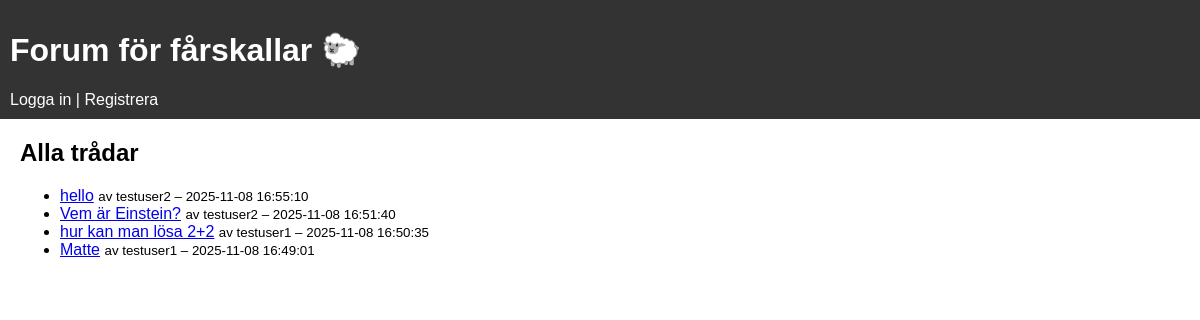
The page / on the database its author committed.
### tables this page shows
CREATE TABLE topics (
    id INTEGER PRIMARY KEY AUTOINCREMENT,
    title TEXT NOT NULL,
    user_id INTEGER,
    created_at TIMESTAMP DEFAULT CURRENT_TIMESTAMP,
    FOREIGN KEY(user_id) REFERENCES users(id)
);

CREATE TABLE users (
    id INTEGER PRIMARY KEY AUTOINCREMENT,
    username TEXT UNIQUE NOT NULL,
    password_hash TEXT NOT NULL,
    fullname TEXT,
    created_at TIMESTAMP DEFAULT CURRENT_TIMESTAMP
);

### app.py (the view)
@app.route("/")
def index():
    db = get_db()
    topics = db.execute("""
        SELECT topics.id, topics.title, topics.created_at, users.username
        FROM topics JOIN users ON topics.user_id = users.id
        ORDER BY topics.created_at DESC
    """).fetchall()
    return render_template("index.html", topics=topics)

### app.py (called while the page is built)
def get_db():
    if "db" not in g:
        g.db = sqlite3.connect(DATABASE)
        g.db.row_factory = sqlite3.Row
    return g.db

### templates/index.html
{% extends "base.html" %}
{% block content %}
<h2>Alla trådar</h2>
<ul>
{% for topic in topics %}
  <li>
    <a href="/topic/{{ topic.id }}">{{ topic.title }}</a>
    <small>av {{ topic.username }} – {{ topic.created_at }}</small>
  </li>
{% else %}
  <p>Inga trådar ännu. Skapa en ny!</p>
{% endfor %}
</ul>
{% endblock %}

### templates/base.html (shortened to what this page needs)
<!DOCTYPE html>
<html lang="sv">
<head>
  <link rel="stylesheet" href="{{ url_for('static', filename='style.css') }}">
</head>
<body>
  <header>
    <h1><a href="/">Forum för fårskallar 🐑</a></h1>
    <nav>
      {% if session.get('user_id') %}
        <span>Inloggad som {{ session.username }}</span> |
        <a href="/new_topic">Ny tråd</a> |
        <a href="/logout">Logga ut</a>
      {% else %}
        <a href="/login">Logga in</a> |
        <a href="/register">Registrera</a>
      {% endif %}
    </nav>
  </header>
  <main>
    {% block content %}{% endblock %}
  </main>
</body>
</html>

### static/style.css (style rules this page uses)
body { font-family: Arial, sans-serif; background: white; margin: 0; padding: 0; }
header { background: #333; color: white; padding: 10px; }
header a { color: white; text-decoration: none; }
main { margin: 20px; }

### rows shown on the page
topics: title "hello", username "testuser2", created_at "2025-11-08 16:55:10"
topics: title "Vem är Einstein?", username "testuser2", created_at "2025-11-08 16:51:40"
topics: title "hur kan man lösa 2+2", username "testuser1", created_at "2025-11-08 16:50:35"
topics: title "Matte", username "testuser1", created_at "2025-11-08 16:49:01"
